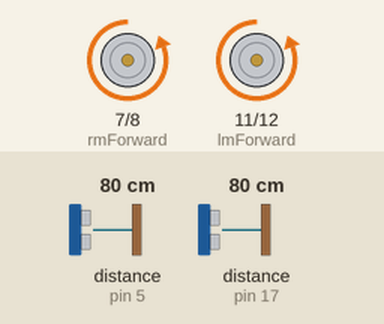
The sketch below on a simulated Arduino Uno, built with avr-gcc and run on an emulated ATmega328P. Shown: motor-driver pin pairs drawn as motors (green arrow = first pin HIGH = forward, orange = second pin HIGH = backward, longer = more drive, scaled by the enable pin). The test bench sets the inputs (shaded band); at power-on: distance to the obstacle (sensors on pin 5, pin 17) 80 cm. The echo pulse lasts 58.3 µs per cm. At 1.1 s the program stops and its outputs stay as they are.

Above: at 0.37 s.
Timing chart, 0 to 2.1 s (numbered marks = the images above):
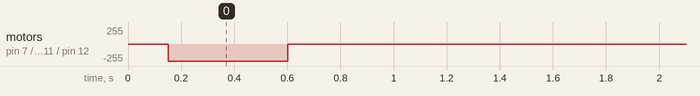

Measured:
- by itself, motor on pin 7 (rmForward) / pin 8 (rmReverse), motor on pin 11 (lmForward) / pin 12 (lmReverse): stopped → backward 255/255 at 0.15 s, → stopped 0.45 s later

The sketch:

sens2.ino
```cpp
// ---------------------------------------------------------------------------
// Example NewPing library sketch that does a ping about 20 times per second.
// ---------------------------------------------------------------------------

#include <NewPing.h>

#define fTRIGGER_PIN  4  // Arduino pin tied to trigger pin on the ultrasonic sensor.
#define fECHO_PIN     5  // Arduino pin tied to echo pin on the ultrasonic sensor.
#define MAX_DISTANCE 200 // Maximum distance we want to ping for (in centimeters). Maximum sensor distance is rated at 400-500cm.
#define bTRIGGER_PIN  13 // Arduino bottom trigger pin
#define bECHO_PIN     17 // Arduino bottom echo pin

NewPing fSonar(fTRIGGER_PIN, fECHO_PIN, MAX_DISTANCE); // NewPing setup of pins and maximum distance.
NewPing bSonar(bTRIGGER_PIN, bECHO_PIN, MAX_DISTANCE);

int rmForward = 7;
int rmReverse = 8;
int rmEnabled = 9;
int lmForward = 11;
int lmReverse = 12;
int lmEnabled = 10;
int fPingDis = 0;
int bPingDis = 0;
const int leftFeedback = 2;
const int rightFeedback = 3;
volatile int leftcounter = 0;
volatile int rightcounter = 0;

void forwards(bool forward){
  if (forward) {
    digitalWrite(rmForward, HIGH);
    digitalWrite(lmForward, HIGH);
    digitalWrite(lmReverse, LOW);
    digitalWrite(rmReverse, LOW);

    }
  else {
    digitalWrite(rmForward, LOW);
    digitalWrite(lmForward, LOW);
    digitalWrite(lmReverse, HIGH);
    digitalWrite(rmReverse, HIGH);

  }
    digitalWrite(rmEnabled, HIGH);
    digitalWrite(lmEnabled, HIGH);
}


void cancel(){
  digitalWrite(rmForward, LOW);
  digitalWrite(lmForward, LOW);
  digitalWrite(rmReverse, LOW);
  digitalWrite(lmReverse, LOW);
  digitalWrite(rmEnabled, LOW);
  digitalWrite(lmEnabled, LOW);
}

void speedSteering(int lSpeed, int rSpeed, bool lForward, bool rForward){
  // left motor controls
  if (lForward){
    digitalWrite(lmForward, HIGH);
    digitalWrite(lmReverse, LOW);
  }
  else
  {
    digitalWrite(lmForward, LOW);
    digitalWrite(lmReverse, HIGH);
  }
  // right motor controls
  if (rForward){
    digitalWrite(rmForward, HIGH);
    digitalWrite(rmReverse, LOW);
  }
  else
  {
    digitalWrite(rmForward, LOW);
    digitalWrite(rmReverse, HIGH);
  }

  analogWrite(rmEnabled, rSpeed);
  analogWrite(lmEnabled, lSpeed);
}

void setup() {
  Serial.begin(115200); // Open serial monitor at 115200 baud to see ping results.

  fSonar.ping_cm();
  bSonar.ping_cm();

  pinMode(rmForward, OUTPUT);
  pinMode(rmReverse, OUTPUT);
  pinMode(rmEnabled, OUTPUT);
  pinMode(lmForward, OUTPUT);
  pinMode(lmReverse, OUTPUT);
  pinMode(lmEnabled, OUTPUT);
  pinMode(2, INPUT);
  pinMode(3, INPUT);
}

void loop() {
  bPingDis = bSonar.ping_cm();
  delay(35); // Wait 50ms between pings (about 20 pings/sec). 29ms should be the shortest delay between pings.

  speedSteering(100, 100, true, true);

  if (bPingDis > 14){
    cancel();
    delay(100);
    forwards(false);
    delay(450);
    cancel();
    delay(500);
    exit(0);
  }

}
```
